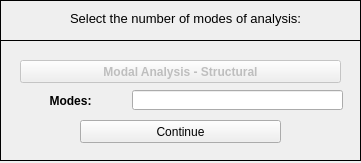
<?xml version="1.0" encoding="UTF-8"?>
<ui version="4.0">
 <class>Dialog</class>
 <widget class="QDialog" name="Dialog">
  <property name="windowModality">
   <enum>Qt::NonModal</enum>
  </property>
  <property name="geometry">
   <rect>
    <x>0</x>
    <y>0</y>
    <width>361</width>
    <height>163</height>
   </rect>
  </property>
  <property name="sizePolicy">
   <sizepolicy hsizetype="Fixed" vsizetype="Fixed">
    <horstretch>0</horstretch>
    <verstretch>0</verstretch>
   </sizepolicy>
  </property>
  <property name="contextMenuPolicy">
   <enum>Qt::DefaultContextMenu</enum>
  </property>
  <property name="windowTitle">
   <string>Select Analysis Type </string>
  </property>
  <property name="windowIcon">
   <iconset>
    <normaloff>../../../../../../Downloads/load - Copia.png</normaloff>../../../../../../Downloads/load - Copia.png</iconset>
  </property>
  <property name="whatsThis">
   <string/>
  </property>
  <widget class="QWidget" name="widget" native="true">
   <property name="geometry">
    <rect>
     <x>0</x>
     <y>0</y>
     <width>361</width>
     <height>161</height>
    </rect>
   </property>
   <property name="font">
    <font>
     <kerning>true</kerning>
    </font>
   </property>
   <widget class="QFrame" name="frame">
    <property name="geometry">
     <rect>
      <x>0</x>
      <y>0</y>
      <width>361</width>
      <height>41</height>
     </rect>
    </property>
    <property name="frameShape">
     <enum>QFrame::Box</enum>
    </property>
    <property name="frameShadow">
     <enum>QFrame::Plain</enum>
    </property>
    <property name="lineWidth">
     <number>1</number>
    </property>
    <widget class="QLabel" name="label">
     <property name="geometry">
      <rect>
       <x>10</x>
       <y>10</y>
       <width>351</width>
       <height>16</height>
      </rect>
     </property>
     <property name="font">
      <font>
       <pointsize>10</pointsize>
       <italic>false</italic>
      </font>
     </property>
     <property name="text">
      <string>Select the number of modes of analysis:</string>
     </property>
     <property name="textFormat">
      <enum>Qt::AutoText</enum>
     </property>
     <property name="alignment">
      <set>Qt::AlignCenter</set>
     </property>
    </widget>
   </widget>
   <widget class="QFrame" name="frame_2">
    <property name="geometry">
     <rect>
      <x>0</x>
      <y>40</y>
      <width>361</width>
      <height>121</height>
     </rect>
    </property>
    <property name="frameShape">
     <enum>QFrame::Box</enum>
    </property>
    <property name="frameShadow">
     <enum>QFrame::Plain</enum>
    </property>
    <widget class="QPushButton" name="pushButton">
     <property name="enabled">
      <bool>false</bool>
     </property>
     <property name="geometry">
      <rect>
       <x>20</x>
       <y>20</y>
       <width>321</width>
       <height>23</height>
      </rect>
     </property>
     <property name="font">
      <font>
       <weight>75</weight>
       <bold>true</bold>
      </font>
     </property>
     <property name="text">
      <string>Modal Analysis - Structural</string>
     </property>
     <property name="icon">
      <iconset>
       <activeon>../../../../../../Downloads/load.png</activeon>
      </iconset>
     </property>
     <property name="shortcut">
      <string/>
     </property>
     <property name="autoDefault">
      <bool>true</bool>
     </property>
     <property name="default">
      <bool>false</bool>
     </property>
     <property name="flat">
      <bool>false</bool>
     </property>
    </widget>
    <widget class="QWidget" name="verticalLayoutWidget">
     <property name="geometry">
      <rect>
       <x>20</x>
       <y>50</y>
       <width>101</width>
       <height>21</height>
      </rect>
     </property>
     <layout class="QVBoxLayout" name="verticalLayout">
      <item>
       <widget class="QLabel" name="label_2">
        <property name="font">
         <font>
          <weight>75</weight>
          <bold>true</bold>
         </font>
        </property>
        <property name="text">
         <string>Modes:</string>
        </property>
        <property name="alignment">
         <set>Qt::AlignCenter</set>
        </property>
       </widget>
      </item>
     </layout>
    </widget>
    <widget class="QPushButton" name="pushButton_2">
     <property name="geometry">
      <rect>
       <x>80</x>
       <y>80</y>
       <width>201</width>
       <height>23</height>
      </rect>
     </property>
     <property name="text">
      <string>Continue</string>
     </property>
    </widget>
    <widget class="QLineEdit" name="lineEdit">
     <property name="geometry">
      <rect>
       <x>132</x>
       <y>50</y>
       <width>211</width>
       <height>20</height>
      </rect>
     </property>
    </widget>
   </widget>
  </widget>
 </widget>
 <resources/>
 <connections/>
</ui>
